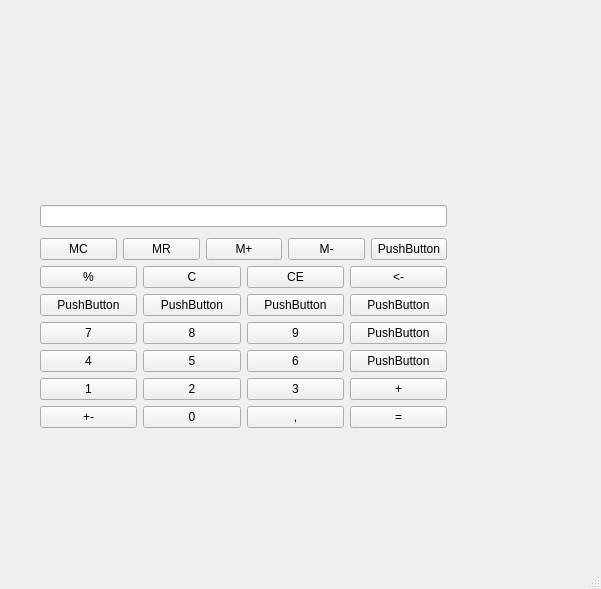
<?xml version="1.0" encoding="UTF-8"?>
<ui version="4.0">
 <class>MainWindow</class>
 <widget class="QMainWindow" name="MainWindow">
  <property name="geometry">
   <rect>
    <x>0</x>
    <y>0</y>
    <width>601</width>
    <height>589</height>
   </rect>
  </property>
  <property name="windowTitle">
   <string>MainWindow</string>
  </property>
  <widget class="QWidget" name="centralwidget">
   <widget class="QWidget" name="">
    <property name="geometry">
     <rect>
      <x>40</x>
      <y>200</y>
      <width>407</width>
      <height>235</height>
     </rect>
    </property>
    <layout class="QVBoxLayout" name="verticalLayout_10">
     <item>
      <widget class="QLineEdit" name="lineEdit"/>
     </item>
     <item>
      <layout class="QVBoxLayout" name="verticalLayout_8">
       <item>
        <layout class="QVBoxLayout" name="verticalLayout_7">
         <item>
          <layout class="QHBoxLayout" name="horizontalLayout_4">
           <item>
            <widget class="QPushButton" name="pushButton_25">
             <property name="text">
              <string>MC</string>
             </property>
            </widget>
           </item>
           <item>
            <widget class="QPushButton" name="pushButton_26">
             <property name="text">
              <string>MR</string>
             </property>
            </widget>
           </item>
           <item>
            <widget class="QPushButton" name="pushButton_27">
             <property name="text">
              <string>M+</string>
             </property>
            </widget>
           </item>
           <item>
            <widget class="QPushButton" name="pushButton_28">
             <property name="text">
              <string>M-</string>
             </property>
            </widget>
           </item>
           <item>
            <widget class="QPushButton" name="pushButton_29">
             <property name="text">
              <string>PushButton</string>
             </property>
            </widget>
           </item>
          </layout>
         </item>
         <item>
          <layout class="QHBoxLayout" name="horizontalLayout_3">
           <item>
            <layout class="QVBoxLayout" name="verticalLayout">
             <item>
              <widget class="QPushButton" name="pushButton_6">
               <property name="text">
                <string>%</string>
               </property>
              </widget>
             </item>
             <item>
              <widget class="QPushButton" name="pushButton_4">
               <property name="text">
                <string>PushButton</string>
               </property>
              </widget>
             </item>
             <item>
              <widget class="QPushButton" name="pushButton_5">
               <property name="text">
                <string>7</string>
               </property>
              </widget>
             </item>
             <item>
              <widget class="QPushButton" name="pushButton_3">
               <property name="text">
                <string>4</string>
               </property>
              </widget>
             </item>
             <item>
              <widget class="QPushButton" name="pushButton_2">
               <property name="text">
                <string>1</string>
               </property>
              </widget>
             </item>
             <item>
              <widget class="QPushButton" name="pushButton">
               <property name="text">
                <string>+-</string>
               </property>
              </widget>
             </item>
            </layout>
           </item>
           <item>
            <layout class="QVBoxLayout" name="verticalLayout_4">
             <item>
              <widget class="QPushButton" name="pushButton_7">
               <property name="text">
                <string>C</string>
               </property>
              </widget>
             </item>
             <item>
              <widget class="QPushButton" name="pushButton_8">
               <property name="text">
                <string>PushButton</string>
               </property>
              </widget>
             </item>
             <item>
              <widget class="QPushButton" name="pushButton_9">
               <property name="text">
                <string>8</string>
               </property>
              </widget>
             </item>
             <item>
              <widget class="QPushButton" name="pushButton_10">
               <property name="text">
                <string>5</string>
               </property>
              </widget>
             </item>
             <item>
              <widget class="QPushButton" name="pushButton_11">
               <property name="text">
                <string>2</string>
               </property>
              </widget>
             </item>
             <item>
              <widget class="QPushButton" name="pushButton_12">
               <property name="text">
                <string>0</string>
               </property>
              </widget>
             </item>
            </layout>
           </item>
           <item>
            <layout class="QVBoxLayout" name="verticalLayout_5">
             <item>
              <widget class="QPushButton" name="pushButton_13">
               <property name="text">
                <string>CE</string>
               </property>
              </widget>
             </item>
             <item>
              <widget class="QPushButton" name="pushButton_14">
               <property name="text">
                <string>PushButton</string>
               </property>
              </widget>
             </item>
             <item>
              <widget class="QPushButton" name="pushButton_15">
               <property name="text">
                <string>9</string>
               </property>
              </widget>
             </item>
             <item>
              <widget class="QPushButton" name="pushButton_16">
               <property name="text">
                <string>6</string>
               </property>
              </widget>
             </item>
             <item>
              <widget class="QPushButton" name="pushButton_17">
               <property name="text">
                <string>3</string>
               </property>
              </widget>
             </item>
             <item>
              <widget class="QPushButton" name="pushButton_18">
               <property name="text">
                <string>,</string>
               </property>
              </widget>
             </item>
            </layout>
           </item>
           <item>
            <layout class="QVBoxLayout" name="verticalLayout_6">
             <item>
              <widget class="QPushButton" name="pushButton_19">
               <property name="text">
                <string>&lt;-</string>
               </property>
              </widget>
             </item>
             <item>
              <widget class="QPushButton" name="pushButton_20">
               <property name="text">
                <string>PushButton</string>
               </property>
              </widget>
             </item>
             <item>
              <widget class="QPushButton" name="pushButton_21">
               <property name="text">
                <string>PushButton</string>
               </property>
              </widget>
             </item>
             <item>
              <widget class="QPushButton" name="pushButton_22">
               <property name="text">
                <string>PushButton</string>
               </property>
              </widget>
             </item>
             <item>
              <widget class="QPushButton" name="pushButton_23">
               <property name="text">
                <string>+</string>
               </property>
              </widget>
             </item>
             <item>
              <widget class="QPushButton" name="pushButton_24">
               <property name="text">
                <string>=</string>
               </property>
              </widget>
             </item>
            </layout>
           </item>
          </layout>
         </item>
        </layout>
       </item>
      </layout>
     </item>
    </layout>
   </widget>
  </widget>
  <widget class="QMenuBar" name="menubar">
   <property name="geometry">
    <rect>
     <x>0</x>
     <y>0</y>
     <width>601</width>
     <height>21</height>
    </rect>
   </property>
  </widget>
  <widget class="QStatusBar" name="statusbar"/>
 </widget>
 <resources/>
 <connections>
  <connection>
   <sender>pushButton_13</sender>
   <signal>clicked()</signal>
   <receiver>lineEdit</receiver>
   <slot>clear()</slot>
   <hints>
    <hint type="sourcelabel">
     <x>276</x>
     <y>301</y>
    </hint>
    <hint type="destinationlabel">
     <x>319</x>
     <y>229</y>
    </hint>
   </hints>
  </connection>
  <connection>
   <sender>pushButton_7</sender>
   <signal>clicked()</signal>
   <receiver>lineEdit</receiver>
   <slot>clear()</slot>
   <hints>
    <hint type="sourcelabel">
     <x>202</x>
     <y>297</y>
    </hint>
    <hint type="destinationlabel">
     <x>256</x>
     <y>232</y>
    </hint>
   </hints>
  </connection>
  <connection>
   <sender>pushButton_15</sender>
   <signal>clicked()</signal>
   <receiver>MainWindow</receiver>
   <slot>settext()</slot>
   <hints>
    <hint type="sourcelabel">
     <x>298</x>
     <y>345</y>
    </hint>
    <hint type="destinationlabel">
     <x>511</x>
     <y>349</y>
    </hint>
   </hints>
  </connection>
 </connections>
 <slots>
  <signal>setft()</signal>
  <slot>settext()</slot>
 </slots>
</ui>
